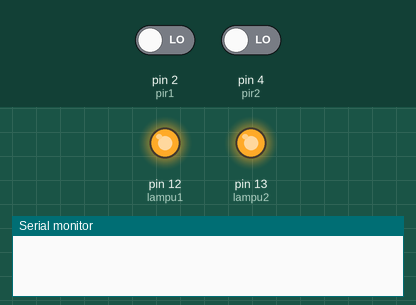
Bench run of a sketch on a simulated Arduino Uno, built with avr-gcc and run on an emulated ATmega328P. Parts: output pins drawn as LEDs (lit = HIGH), the last lines printed to the serial monitor. The inputs (shaded band) are chosen by the test bench; at power-on: pin 2 (pir1) LOW, pin 4 (pir2) LOW.

Above: at 1.2 s.
1.3 s: pin 2 (pir1) driven HIGH
At 1.6 s:
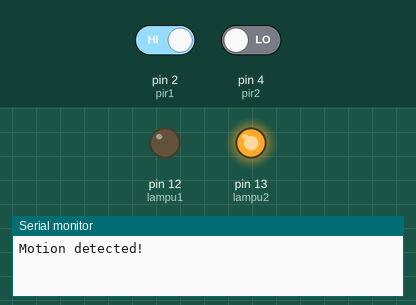
2.8 s: pin 4 (pir2) driven HIGH
At 4.0 s:
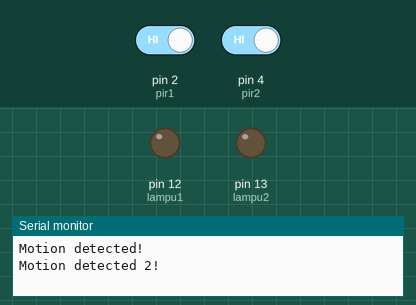
4.3 s: pin 2 (pir1) driven LOW
At 5.1 s:
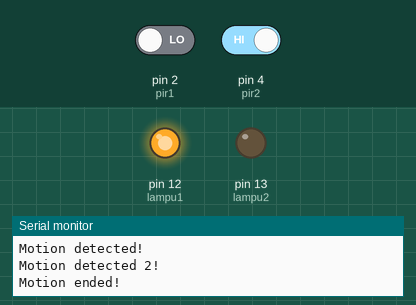
5.8 s: pin 4 (pir2) driven LOW
At 6.2 s:
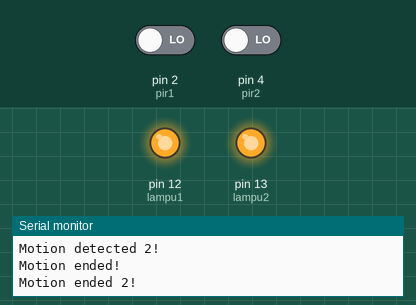
Timing chart, 0 to 8.3 s (numbered marks = the images above; inputs shaded):
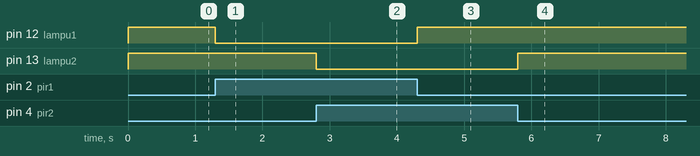

The sketch:

Pir.ino
```cpp
int lampu1 = 12;
int lampu2 = 13;// choose the pin for the LED
int pir1 = 2;
int pir2 = 4; // choose the input pin (for PIR sensor)
int pirState1 = LOW;             // we start, assuming no motion detected
int pirState2 = LOW;
int val1 = 0;                    // variable for reading the pin status
int val2 = 0;

void setup() {
  pinMode(lampu1, OUTPUT);      // declare LED as output
  pinMode(pir1, INPUT);     // declare sensor as input

  pinMode(lampu2, OUTPUT);      // declare LED as output
  pinMode(pir2, INPUT);     // declare sensor as input

  Serial.begin(9600);
}

void loop() {
  val1 = digitalRead(pir1);  // read input val1ue
  val2 = digitalRead(pir2);  // read input val1ue
  if (val1 == HIGH) {            // check if the input is HIGH
    digitalWrite(lampu1, LOW);  // turn LED ON
    if (pirState1 == LOW) {
      // we have just turned on
      Serial.println("Motion detected!");
      // We only want to print on the output change, not state
      pirState1 = HIGH;
    }
  }

  if (val2 == HIGH) {            // check if the input is HIGH
    digitalWrite(lampu2, LOW);  // turn LED ON
    if (pirState2 == LOW) {
      // we have just turned on
      Serial.println("Motion detected 2!");
      // We only want to print on the output change, not state
      pirState2 = HIGH;
    }
  }

  if (val1 == LOW) {
    digitalWrite(lampu1, HIGH); // turn LED OFF
    if (pirState1 == HIGH) {
      // we have just turned of
      Serial.println("Motion ended!");
      // We only want to print on the output change, not state
      pirState1 = LOW;
    }
  }

  if (val2 == LOW) {
    digitalWrite(lampu2, HIGH); // turn LED OFF
    if (pirState2 == HIGH) {
      // we have just turned of
      Serial.println("Motion ended 2!");
      // We only want to print on the output change, not state
      pirState2 = LOW;
    }
  }
}
```

Measured:
- after the input at 1.3 s, pin 12 (lampu1): HIGH → LOW at once
- after the input at 2.8 s, pin 13 (lampu2): HIGH → LOW at once
- after the input at 4.3 s, pin 12 (lampu1): LOW → HIGH at once
- after the input at 5.8 s, pin 13 (lampu2): LOW → HIGH at once
